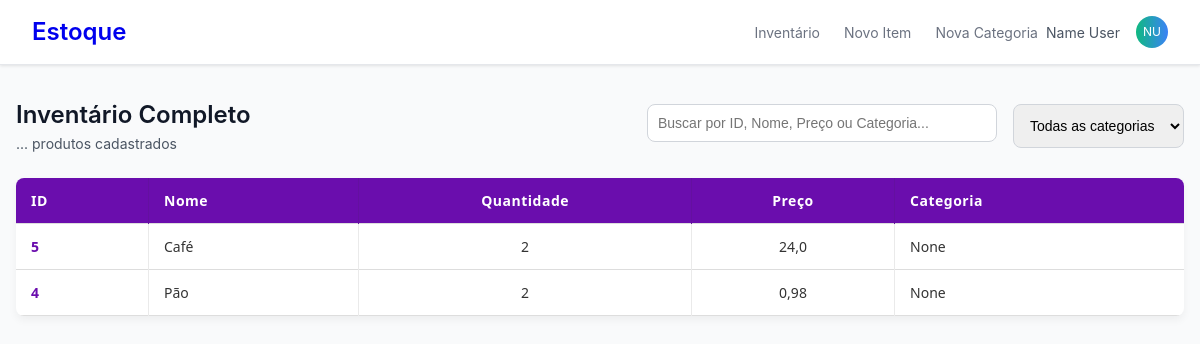
Page /inventario/ on the earlier database version.
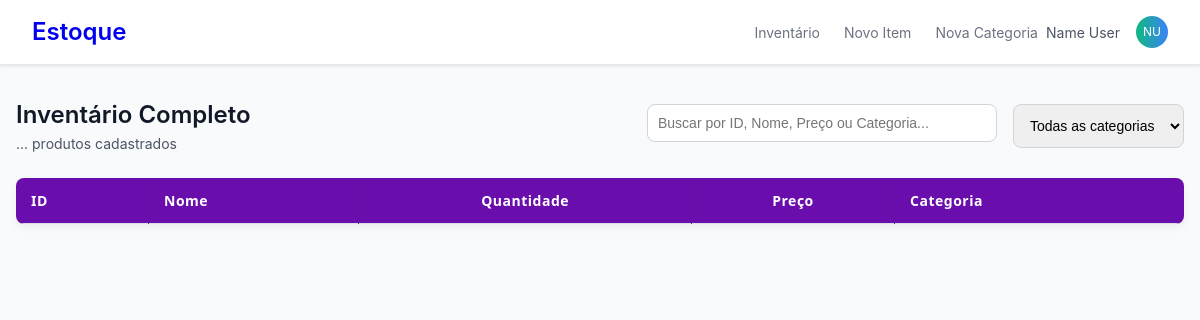
Same page on the later database version.
### SistemaEstoque/models.py (models this page shows, shortened)
class Estoque(models.Model):
    nome=models.CharField(max_length=50,)
    quantidade=models.IntegerField(max_length=50, default=0)
    preco=models.FloatField(default=0)
    data_criacao=models.DateTimeField(default=timezone.now)
    categoria=models.ForeignKey(Categoria,on_delete=models.SET_NULL,blank=True,null=True)
    criador=models.ForeignKey(User,on_delete=models.SET_NULL,blank=True,null=True)

### SistemaEstoque/views/inventario.py (the view)
# urls.py: path('inventario/', views.inventario , name='inventario'),
def inventario(request):
    estoque=Estoque.objects.filter().order_by('-id',)
    paginator=Paginator(estoque,30)
    page_number=request.GET.get('page')
    page_obj=paginator.get_page(page_number)
    contexto={
        'estoque':page_obj
    }
    return render(request,'SistemaEstoque/inventario.html',contexto)

### SistemaEstoque/templates/SistemaEstoque/inventario.html
{% extends "global/base.html" %}
{% block content %}
    <div class="min-h-screen">
        <div class="container py-8">
            <div class="mb-8 flex justify-between items-center">
                <div>
                    <h2 class="text-2xl text-gray-900">Inventário Completo</h2>
                    <p class="text-gray-600">... produtos cadastrados</p>
                </div>
                <div class="flex space-x-4">
                    <form action="{% url "SistemaEstoque:search" %}" method="GET">
                         <input type="search" class="search" placeholder="Buscar por ID, Nome, Preço ou Categoria..." id="search" name="q" value="{{search_value}}">
                    </form>
                    <select placeholder='Todas as categorias'>
                        <option>Todas as categorias</option>
                    </select>
                </div>
            </div>
            <table class="contacts-table">
                <thead> {% comment "" %} Nome das coluna da tabela dos contatos{% endcomment %}
                    <tr class="table-row table-row-header">
                        <th class="table-header">ID</th>
                        <th class="table-header">Nome</th>
                        <th class="table-header">Quantidade</th>
                        <th class="table-header">Preço</th>
                        <th class="table-header">Categoria</th>
                    </tr>
                </thead>
                <tbody>
                    {% for item in estoque %}
                        <tr class="table-row">{% comment "" %} dados do contato em cada coluna especifica{% endcomment %}
                            <td class="table-cel">
                                <a href="{% url 'SistemaEstoque:item_sozinho' item.id %}" class="table-link"> {% comment "" %} Link no id para ir pra informaçoes de determinado contato{% endcomment %}
                                    {{item.id}}
                                </a>
                            </td>
                            <td class="table-cel">
                                {{item.nome}}
                            </td>
                            <td class="table-cel">
                                {{item.quantidade}}
                            </td>
                            <td class="table-cel">
                                {{item.preco}}
                            </td>
                            <td class="table-cel">
                                {{item.categoria}}
                            </td>
                        </tr>
                    {% endfor %}
                </tbody>
            </table>
        </div>
    </div>
{% endblock content %}

### base_templates/global/base.html (shortened to what this page needs)
{% load static %}<!DOCTYPE html>
<html lang="en">
<head>
    <link rel="stylesheet" href="{% static "global/style.css" %}">
</head>
<body>
    {% include "global/partials/header.html" %}
    {% block content %}{% endblock content %}
</body>
</html>

### base_templates/global/partials/header.html (shortened to what this page needs)
<nav>
    <div class="nav-content">
            <div class="logo">
                <a href="{% url "SistemaEstoque:home" %}">
                    <h1 class="text-2xl">Estoque</h1>
                </a>
            </div>
            <div class="nav-links">
                <a href="{% url "SistemaEstoque:inventario" %}">Inventário</a>
                <a href="{% url "SistemaEstoque:novo_item" %}">Novo Item</a>
                <a href="{% url "SistemaEstoque:nova_categoria" %}">Nova Categoria</a>
            </div>
            <div class="nav-right">
                <div class="user-info">
                    <span class="text-sm text-gray-600">Name User</span>
                </div>
                <div class="user-avatar">
                    <p>NU</p>
                </div>
            </div>
    </div>
</nav>

### base_static/global/style.css (style rules this page uses)
* { margin: 0; padding: 0; box-sizing: border-box; }
body { font-family: -apple-system, BlinkMacSystemFont, 'Segoe UI', Roboto, sans-serif; font-size: 14px; line-height: 1.5; background-color: #f9fafb; color: #111827; }
.min-h-screen { min-height: 100vh; }
.container { max-width: 1280px; margin: 0 auto; padding: 0 1rem; }
.logo { display: flex; align-items: center; gap: 0.75rem; }
nav { background: white; box-shadow: 0 1px 3px rgba(0, 0, 0, 0.1); border-bottom: 1px solid #e5e7eb; position: sticky; top: 0; z-index: 100; }
.nav-content { display: flex; justify-content: space-between; align-items: center; height: 64px; padding: 0 2rem; flex-wrap: wrap }
.nav-links { display: flex; gap: 1.5rem; margin-left: auto; flex-wrap: wrap }
.nav-links a { text-decoration: none; color: #6b7280; transition: color 0.2s; position: relative; }
.nav-right { display: flex; align-items: center; gap: 1rem; }
.user-info { display: flex; align-items: center; gap: 0.5rem; }
.user-avatar { width: 32px; height: 32px; background: linear-gradient(to right, #10b981, #3b82f6); border-radius: 50%; display: flex; align-items: center; justify-content: center; color: white; font-size: 12px; }
a { text-decoration: none; }
input, select, textarea { width: 100%; padding: 0.75rem; border: 1px solid #d1d5db; border-radius: 8px; font-size: 14px; transition: border-color 0.2s; }
.search { width: 350px; padding: 10px; font-size: 14px; }
.py-8 { padding-top: 2rem; padding-bottom: 2rem; }
.mb-8 { margin-bottom: 1.5rem; }
.space-x-4 > * + * { margin-left: 1rem; }
.flex { display: flex; }
.items-center { align-items: center; }
.justify-between { justify-content: space-between; }
.text-gray-900 { color: #111827; }
.text-gray-600 { color: #4b5563; }
.text-2xl { font-size: 1.5rem; font-weight: 600; }
.text-sm { font-size: 0.875rem; }
.contacts-table { width: 100%; border-collapse: collapse; margin-top: 20px; font-family: 'Segoe UI', Tahoma, Geneva, Verdana, sans-serif; font-size: 14px; background-color: white; box-shadow: 0 4px 8px rgba(0,0,0,0.05); border-radius: 8px; overflow: hidden; }
.contacts-table .table-header { background-color: #6a0dad; color: white; padding: 12px 15px; text-align: left; font-weight: 600; letter-spacing: 0.5px; }
.contacts-table .table-row { border-bottom: 1px solid #ddd; transition: background-color 0.2s ease-in-out; }
.contacts-table .table-header:nth-child(3), .contacts-table .table-header:nth-child(4), .contacts-table .table-cel:nth-child(3), .contacts-table .table-cel:nth-child(4) { text-align: center; }
.contacts-table th, .contacts-table td { border-right: 1px solid rgba(51, 51, 51, 0.1); }
.contacts-table th:last-child, .contacts-table td:last-child { border-right: none; }

Differences in the rows shown:
removed Estoque: id "5", nome "Café", quantidade "2", preco "24,0", categoria "None"
removed Estoque: id "4", nome "Pão", quantidade "2", preco "0,98", categoria "None"
